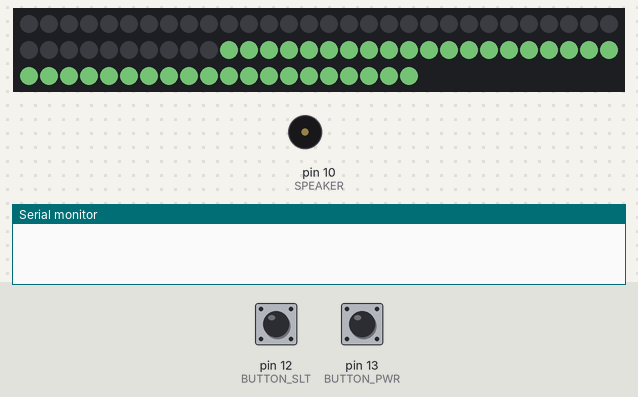
The program below on a simulated Arduino Uno, built with avr-gcc and run on an emulated ATmega328P. Parts: 80 RGB LEDs in strip order, left to right, continuing on the next row, buzzer (waves = sounding, pin HIGH), the last lines printed to the serial monitor. Inputs (shaded band) come from the test bench; at power-on: pin 13 (BUTTON_PWR) HIGH, pin 12 (BUTTON_SLT) HIGH. Dim RGB values are drawn brighter than linear; the strip is taken to match the declared colour order.

Above: at 1.6 s.
1.7 s: pin 13 (BUTTON_PWR) pulled LOW for 3.2 s
At 5.07 s:
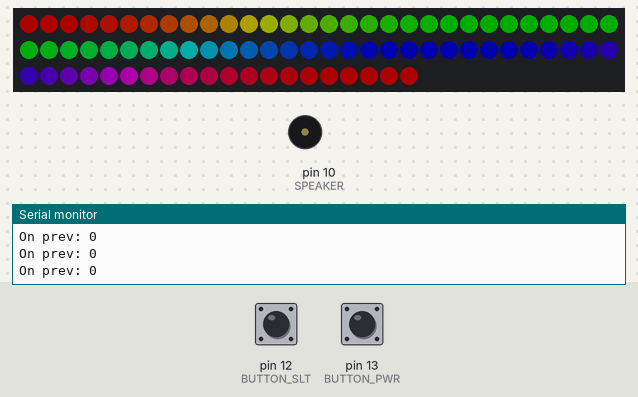
6.4 s: pin 12 (BUTTON_SLT) pulled LOW for 3.2 s
At 9.8 s:
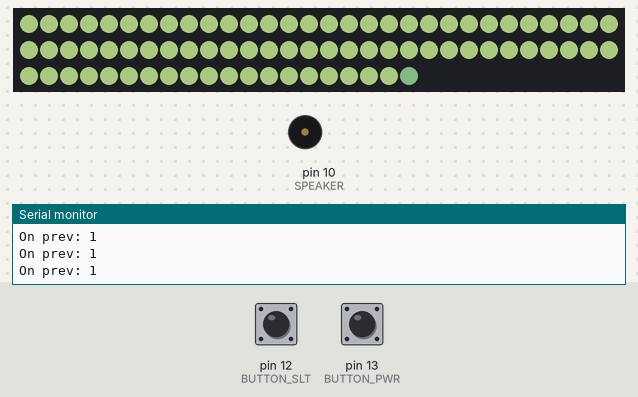
11.7 s: pin 13 (BUTTON_PWR) pulled LOW for 3.2 s
At 14.7 s:
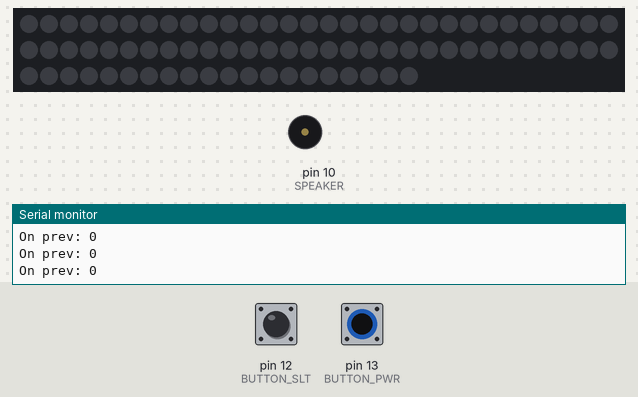
16.4 s: pin 13 (BUTTON_PWR) pulled LOW for 3.2 s
At 19.26 s:
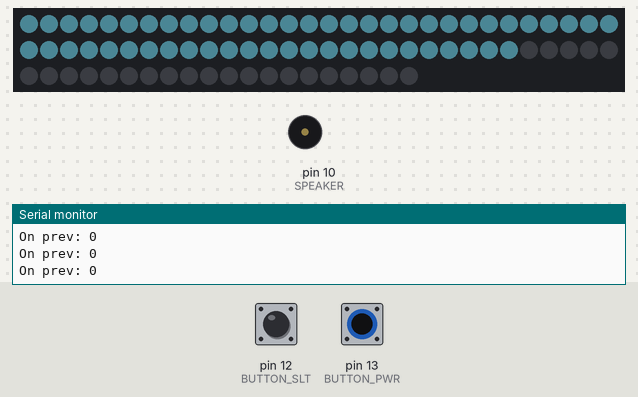
21.1 s: pin 13 (BUTTON_PWR) pulled LOW for 3.2 s
At 25.15 s:
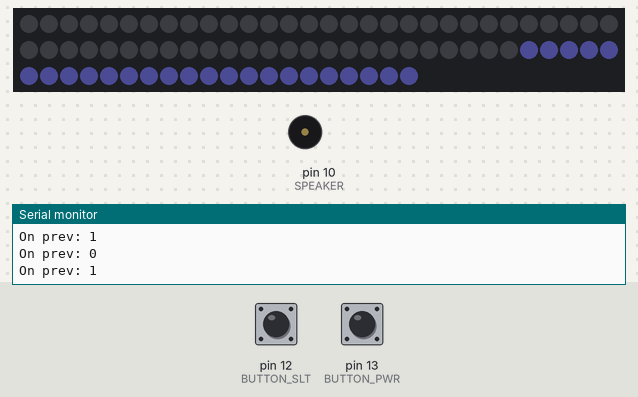
25.8 s: pin 12 (BUTTON_SLT) pulled LOW for 1.05 s
At 27.09 s:
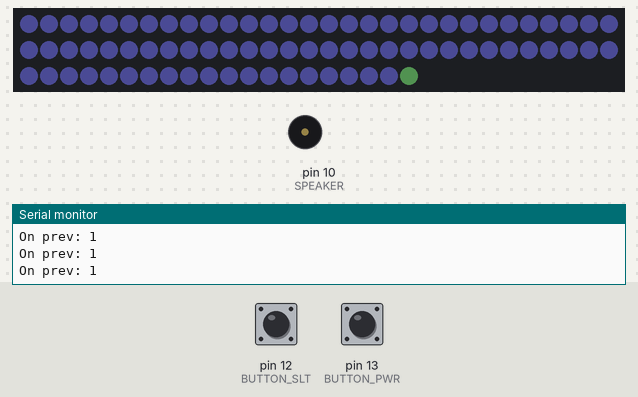

The program:

main.cpp
```cpp
#include <Arduino.h>
#include <Adafruit_NeoPixel.h>
#include <lamp.h>

#define LED_PIN    6
#define LED_COUNT 80

int BUTTON_PWR = 13;
int BUTTON_SLT = 12;
int SPEAKER = 10;
bool lamp_on = false;

// Lamp lamp;
Lamp lamp(BUTTON_PWR, BUTTON_SLT, LED_PIN, LED_COUNT);
// Lamp lamp;

void setup() {

    Serial.begin(115200);

    pinMode(BUTTON_PWR, INPUT_PULLUP);
    pinMode(BUTTON_SLT, INPUT_PULLUP);
    pinMode(SPEAKER, OUTPUT);

    lamp.lamp_begin();

    // lamp = Lamp(BUTTON_PWR, BUTTON_SLT, LED_PIN, LED_COUNT);
}

void loop() {
    lamp.loop_turn();
}
```

lamp.cpp
```cpp
#include <lamp.h>
#include <Adafruit_NeoPixel.h>

Lamp::Lamp() {}

Lamp::Lamp(int pwr_pin, int ctrl_pin, int led_pin, int led_count) {
    Serial.println("init");
    this->pwr_pin = pwr_pin;
    this->ctrl_pin = ctrl_pin;
    this->led_pin = led_pin;
    this->led_count = led_count;
    this->strip = Adafruit_NeoPixel(led_count, led_pin, NEO_RGBW);
}

/* Must be called in setup(), after lamp object is initialized.
 * */
void Lamp::lamp_begin() {
    strip.begin();
    strip.show();
    strip.setBrightness(50); // Set BRIGHTNESS to about 1/5 (max = 255
    turn_off(1);

    on = false;
    timer = millis();
    active_prof = 0;
}

void Lamp::loop_turn() {
    // Read from power button
    on = is_pwr_pressed();

    if (on_prev && !on) turn_off(); // Turn off the lamp
    else if (!on_prev && on) { // Turn on the lamp for the first time
        profile_on(active_prof);
    }

    // Read from mode button
    bool change_prof = is_ctrl_pressed();
    if (change_prof && on) { // Only change profile when powered on
        active_prof = (active_prof + 1) % N_PROFILES;
        profile_on(active_prof);
    }

    do_tick(active_prof);

    // Serial.println("Is on  : " + String(on));
    // Serial.println("Is ctrl: " + String(change_prof));
    // Serial.println("Profile: " + String(active_prof));
    Serial.println("On prev: " + String(on_prev));

    on_prev = on;
}

void Lamp::profile_on(uint32_t prof) {

    switch(prof) {
        case 0: // Red
            color_wipe(strip.Color(20,   200,   20, 255), 20);
            return;
        case 1: // Rainbow init
            // color_wipe(strip.Color(0,   255,   0, 255), 20);
            turn_off();
            return;
        case 2: //
            color_wipe(strip.Color(180,   252,   70, 255), 20);
            return;
        case 3: //
            color_wipe(strip.Color(0,   100,   0, 255), 20);
            return;
        case 4: //
            // TODO: make smooth
            strip.setBrightness(10);
            color_wipe(strip.Color(0,   200,   0, 100), 20);
            return;
        case 5: //
            color_wipe(strip.Color(0,   200,   255, 255), 20);
            return;
        case 6: //
            color_wipe(strip.Color(0,   0,   250, 255), 20);
            return;
        case 7:
            last_color = 0;
            return;
        default:
            color_wipe(strip.Color(20,   200,   20, 255), 20);
    }
}

void Lamp::do_tick(uint32_t prof) {
    switch(prof) {
        case 1:
            if (millis() - timer < 20) break;
            rainbow(20);
            timer = millis();
        default: return; // Static color profiles
    }
}

bool Lamp::is_pwr_pressed() {
    int read = digitalRead(pwr_pin);
    if (read == HIGH) {
        delay(DEBOUN_DUR);
        read = digitalRead(pwr_pin);

        if (read == HIGH) return true;

    }
    return false;
}

bool Lamp::is_ctrl_pressed() {
    int read = digitalRead(ctrl_pin);
    if (read == HIGH) {
        delay(DEBOUN_DUR);
        read = digitalRead(ctrl_pin);

        if (read == HIGH) return true;
    }
    return false;
}

void Lamp::turn_off(int wait=5) {
  for(int i = strip.numPixels(); i >= 0; i--) {
    strip.setPixelColor(i, strip.Color(0, 0, 0, 0));
    strip.show();
    delay(wait);
  }
}

void Lamp::color_wipe(uint32_t color, int wait) {
  for(int i = strip.numPixels(); i >= 0; i--) {
  // for(int i = 0; i <= strip.numPixels(); i++) {
    strip.setPixelColor(i, color);
    strip.show();
    delay(wait);
  }
}

// Rainbow cycle along whole strip. Pass delay time (in ms) between frames.
void Lamp::rainbow(int wait) {
    // Hue of first pixel runs 5 complete loops through the color wheel.
    // Color wheel has a range of 65536 but it's OK if we roll over, so
    // just count from 0 to 5*65536. Adding 256 to firstPixelHue each time
    // means we'll make 5*65536/256 = 1280 passes through this outer loop:
    // for(long firstPixelHue = 0; firstPixelHue < 5*65536; firstPixelHue += 256) {

    for(int i = 0; i < strip.numPixels(); i++) { // For each pixel in strip...
        // Offset pixel hue by an amount to make one full revolution of the
        // color wheel (range of 65536) along the length of the strip
        // (strip.numPixels() steps):
        int pixelHue = last_color + (i * 65536L / strip.numPixels());
        // strip.ColorHSV() can take 1 or 3 arguments: a hue (0 to 65535) or
        // optionally add saturation and value (brightness) (each 0 to 255).
        // Here we're using just the single-argument hue variant. The result
        // is passed through strip.gamma32() to provide 'truer' colors
        // before assigning to each pixel:
        strip.setPixelColor(i, strip.gamma32(strip.ColorHSV(pixelHue)));
    }
    strip.show(); // Update strip with new contents
    delay(wait);  // Pause for a moment
    last_color = last_color + 256;
    if (last_color > 5 * 65536) last_color = 0;
}
```

lamp.h
```cpp
#include <Arduino.h>
#include <Adafruit_NeoPixel.h>

const int DEBOUN_DUR = 20;
const int N_PROFILES = 10;

class Lamp {
    public:
        Lamp();
        Lamp(int pwr_pin, int ctrl_pin, int led_pin, int led_count);
        void loop_turn();
        bool is_pwr_pressed();
        bool is_ctrl_pressed();
        void lamp_begin();

    private:
        /* State Variables */
        bool on;
        bool on_prev;
        uint32_t active_prof;
        unsigned long timer; // Used by lighting profiles
        unsigned long last_color;

        /* Internal device variables */
        int pwr_pin;
        int ctrl_pin;
        int led_pin;
        int led_count;
        Adafruit_NeoPixel strip;

        /* Private Functions */
        void turn_off(int wait=5);
        void color_wipe(uint32_t color, int wait);
        void profile_on(uint32_t prof);
        void do_tick(uint32_t prof);

        /* Profile-specific functions */
        void rainbow(int wait);

};
```
